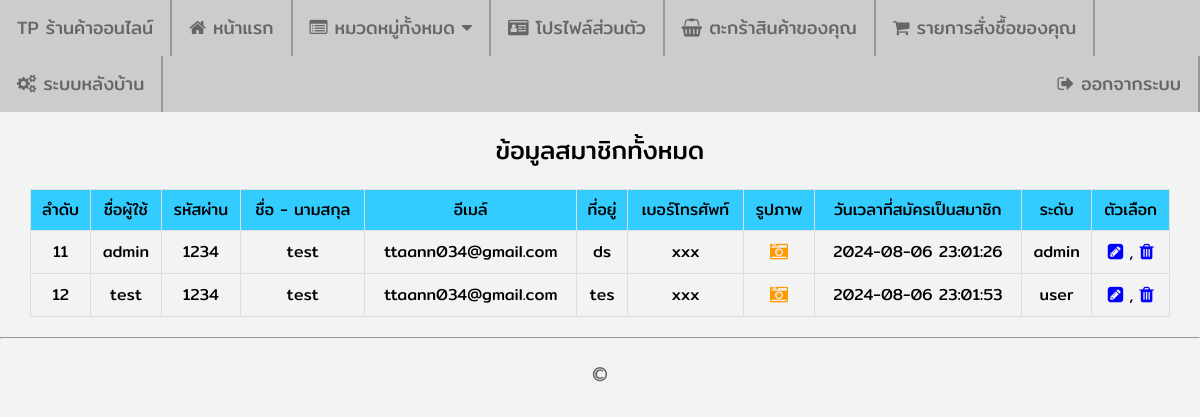
Page /shop_online/admin/member.php (signed in) on the earlier database version.
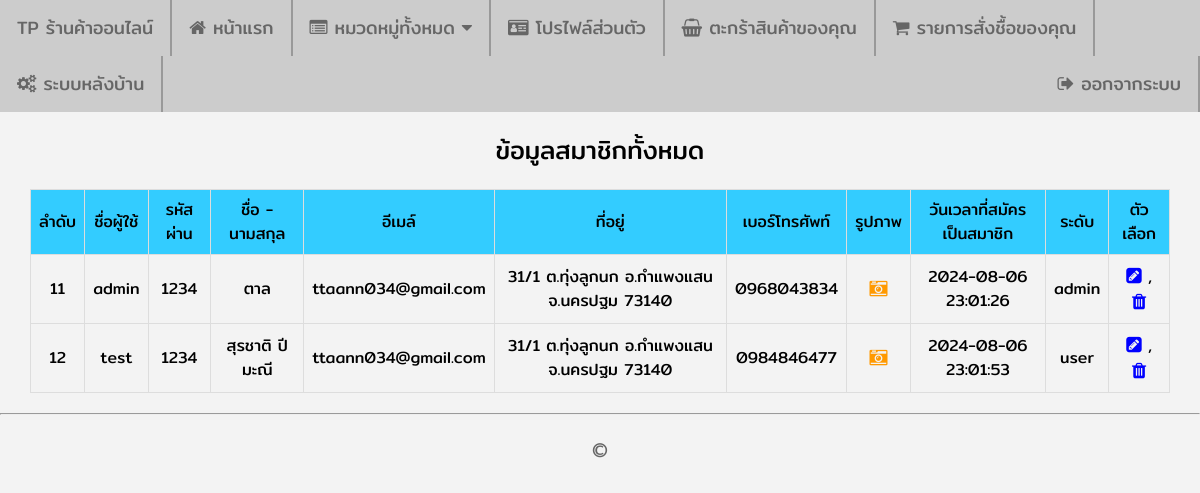
Same page on the later database version.
### tables this page shows
CREATE TABLE `member` (
  `member_id` int(10) NOT NULL,
  `member_username` varchar(30) NOT NULL,
  `member_password` varchar(30) NOT NULL,
  `member_name` varchar(100) NOT NULL,
  `member_email` varchar(100) NOT NULL,
  `member_address` text NOT NULL,
  `member_address2` text NOT NULL,
  `member_tel` varchar(10) NOT NULL,
  `member_img` text NOT NULL,
  `member_date` datetime NOT NULL,
  `member_level` enum('user','admin') NOT NULL DEFAULT 'user'
);

### shop_online/admin/member.php (the view, shortened to what this page needs)
<?php
    require_once('../connections/mysqli.php');
    $strSQL2 = "SELECT * FROM member";
    $objQuery2 = mysqli_query($Connection,$strSQL2);
?>
<!DOCTYPE html>
<html lang="en">
<head>
  <link rel="stylesheet" href="https://cdnjs.cloudflare.com/ajax/libs/font-awesome/4.7.0/css/font-awesome.min.css">
  <link rel="stylesheet" type="text/css" href="../assets/css/body.css">
  <link rel="stylesheet" type="text/css" href="../assets/css/navigationbar.css">
  <link rel="stylesheet" type="text/css" href="../assets/css/shop.css">
</head>
<body>
  <?php include '../includes/navbar_admin.php';?>
  <div class="shop_div_10">
    <span class="shop_span_7_2">ข้อมูลสมาชิกทั้งหมด</span>
    <table class="shop_table_1">
      <tr>
        <td bgcolor="#33CCFF">ลำดับ</td>
        <td bgcolor="#33CCFF">ชื่อผู้ใช้</td>
        <td bgcolor="#33CCFF">รหัสผ่าน</td>
        <td bgcolor="#33CCFF">ชื่อ - นามสกุล</td>
        <td bgcolor="#33CCFF">อีเมล์</td>
        <td bgcolor="#33CCFF">ที่อยู่</td>
        <td bgcolor="#33CCFF">เบอร์โทรศัพท์</td>
        <td bgcolor="#33CCFF">รูปภาพ</td>
        <td bgcolor="#33CCFF">วันเวลาที่สมัครเป็นสมาชิก</td>
        <td bgcolor="#33CCFF">ระดับ</td>
        <td bgcolor="#33CCFF">ตัวเลือก</td>
      </tr>
      <?php
      while ($objResult2 = mysqli_fetch_array($objQuery2,MYSQLI_ASSOC)) {
      ?>
      <tr>
        <td><?php echo $objResult2["member_id"];?></td>
        <td><?php echo $objResult2["member_username"];?></td>
        <td><?php echo $objResult2["member_password"];?></td>
        <td><?php echo $objResult2["member_name"];?></td>
        <td><?php echo $objResult2["member_email"];?></td>
        <td><?php echo nl2br($objResult2["member_address"]);?></td>
        <td><?php echo $objResult2["member_tel"];?></td>
        <td><a class="shop_a_4" href="../images/member/<?php echo $objResult2["member_img"]; ?>" target="_blank"><i class="fa fa-camera-retro"></i></a></td>
        <td><?php echo $objResult2["member_date"];?></td>
        <td><?php echo $objResult2["member_level"];?></td>
        <td><a class="shop_a_3" href="member_edit.php?member_id=<?php echo $objResult2["member_id"];?>"><i class="fa fa-pencil-square"></i></a> , <a class="shop_a_3" href="JavaScript:if(confirm('คุณต้องการลบข้อมูลใช่หรือไม่')==true){window.location='member_delete.php?member_id=<?php echo $objResult2["member_id"];?>';}"><i class="fa fa-trash"></i></a></td>
      </tr>
      <?php
      }
      ?>
    </table>
  </div>
  <hr>
  <?php include '../includes/footer.php';?>
</body>
</html>

Differences in the rows shown:
changed member "admin": member_name "test" → "ตาล"; member_address "ds" → "31/1 ต.ทุ่งลูกนก อ.กำแพงแสน จ.นครปฐม 73140"; member_tel "xxx" → "0968043834"
changed member "test": member_name "test" → "สุรชาติ ปีมะณี"; member_address "tes" → "31/1 ต.ทุ่งลูกนก อ.กำแพงแสน จ.นครปฐม 73140"; member_tel "xxx" → "0984846477"
